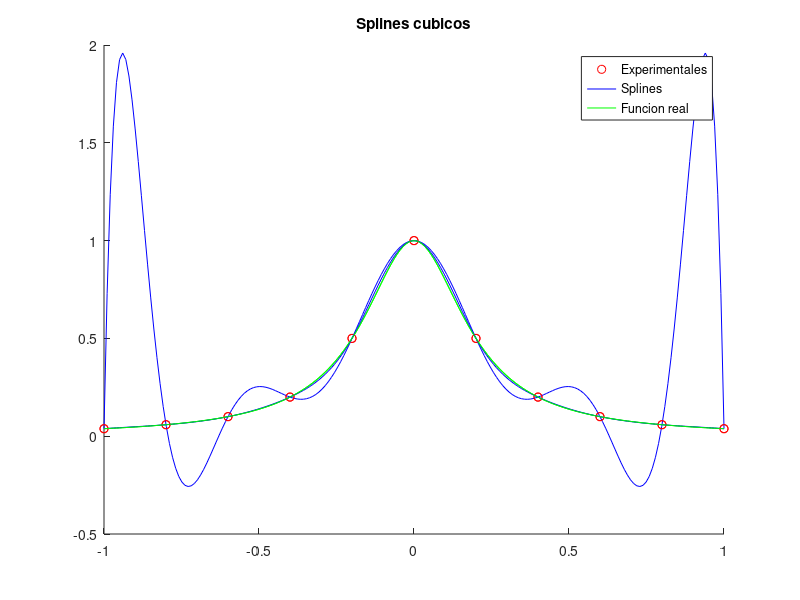

Write MATLAB code to recreate this figure.
%  Ejercicio 2.13 de los apuntes de la asignatura

% Se asegura de que la consola de MATLAB esta vacia

clc;
clear all;
close all;

x = -1:1/5:1; % se crea el vector con los puntos -1, -8/10, -6/10, ..., 8/10, 1
fx = 1./ (1+25.*x.^2); % se evalua la funcion en los puntos

xTh = linspace(-1,1, 200); % vector para los puntos teoricos

%%%%%%%%%%%%%%%%%%%%%%%%%%%%%
%%   AJUSTE POLINOMIAL   %%%%
%%%%%%%%%%%%%%%%%%%%%%%%%%%%%

p = polyfit(x, fx, 10); % se obtiene el polinomio del ajuste polinomial

% se crean los vectores con los datos teoricos obtenidos del polinomio del
% ajuste
yTh = polyval(p, xTh);

% Se representan ambos datos
hold on 
    plot(x, fx, 'ro'); % Datos experimentales
    plot(xTh, yTh, 'b'); % Datos teoricos del ajuste
    plot(xTh, 1./ (1+25.*xTh.^2), 'g') % La funcion de verdad
    title('Interpolacion polinomial')
    legend('Experimentales', 'Interpolacion', 'Funcion real')
hold off

%%%%%%%%%%%%%%%%%%%%%%%%%%%%%%
%%      SPLINES CUBICOS   %%%%
%%%%%%%%%%%%%%%%%%%%%%%%%%%%%%

yTh = spline(x, fx, xTh); % Interpolacion por splines cubicos

% Se representan ambos datos
hold on 
    plot(x, fx, 'ro'); % Datos experimentales
    plot(xTh, yTh, 'b'); % Datos teoricos del ajuste
    plot(xTh, 1./ (1+25.*xTh.^2), 'g') % La funcion de verdad
    title('Splines cubicos')
    legend('Experimentales', 'Splines', 'Funcion real')
hold off

%%%%%%%%%%%%%%%%%%%%%%%%%%%%%%%
%% 
